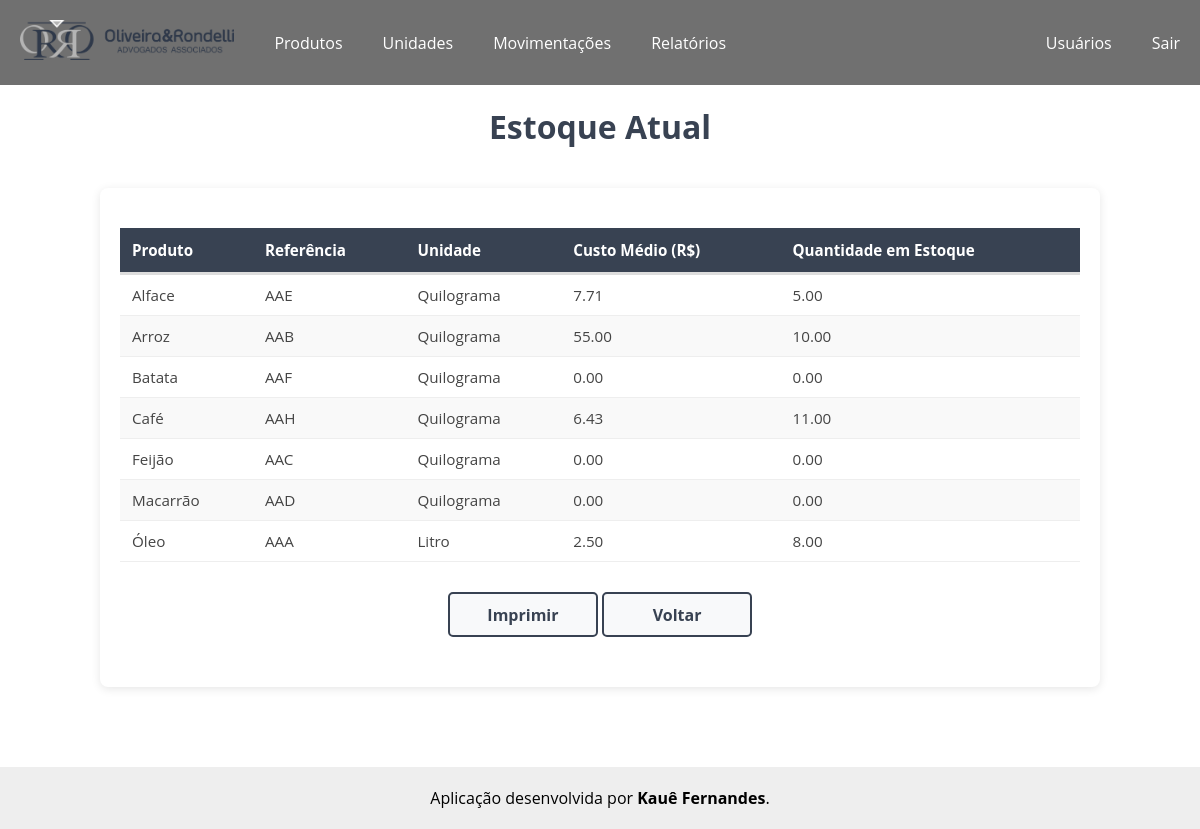
Page /relatorios/relatorio_estoque (signed in) on the earlier database version.
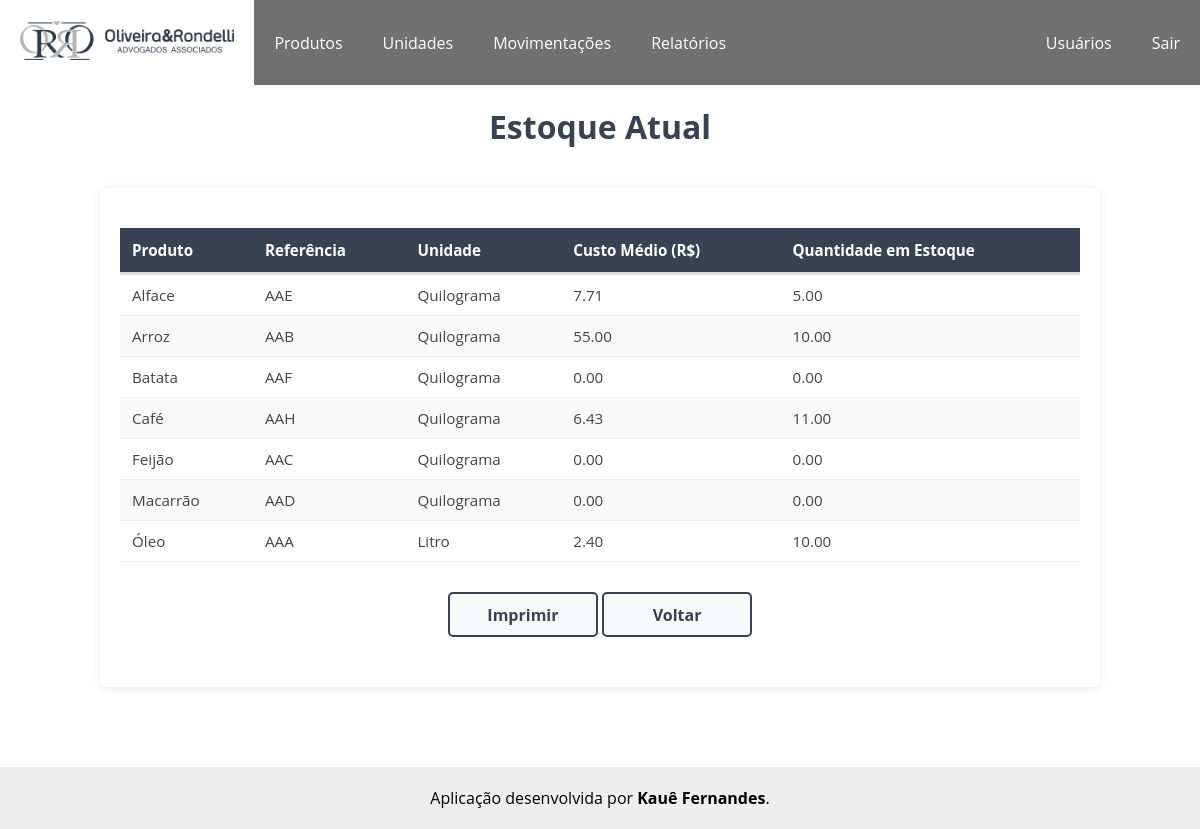
Same page on the later database version.
### produtos/models.py (models this page shows, shortened)
class Produtos(models.Model):
    pro_referencia = models.CharField('Referência', max_length=20, default='SEM-REF')                                                       # Referência do produto
    pro_descricao = models.TextField('Descrição')                                                                                           # Descrição do produto
    pro_unidade = models.ForeignKey(Unidades, on_delete=models.PROTECT, verbose_name='Unidade', default=1)                                  # Chave estrangeira referenciando a unidade da tabela Unidades
    pro_custo_medio = models.DecimalField('movimentacoes.Movimentacao', decimal_places=2, max_digits=10, default=0)                         # Custo médio
    pro_saldo = models.DecimalField('Saldo', decimal_places=2, max_digits=10, default=0)                                                    # Saldo do produto no estoque
    pro_data_adicionada = models.DateTimeField(auto_now_add=True)                                                                            # Data em que o produto foi adicionado
    pro_data_modificado = models.DateTimeField(auto_now=True)                                                                               # Data em que o produto foi modificado
    def custo_medio(self):
        from movimentacoes.models import Movimentacao
        entradas = Movimentacao.objects.filter(mov_produto=self, mov_tipo='E', mov_custo__gt=0)
        if not entradas.exists():
            return 0
        total_financeiro = 0
        total_quantidade = 0
        for movimentacao in entradas:
            total_financeiro += (movimentacao.mov_quantidade * movimentacao.mov_custo)
            total_quantidade += movimentacao.mov_quantidade
        if total_quantidade > 0:
            return total_financeiro / total_quantidade
        else:
            return 0
    class Meta:
        verbose_name = 'Produto'
        verbose_name_plural = 'Produtos'
        ordering = ['-pro_descricao']

class Unidades(models.Model):
    uni_nome = models.CharField('Nome', max_length=10)                  # Nome da unidade
    uni_sigla = models.CharField('Sigla', max_length=5)                 # Sigla da unidade
    uni_data_adicionada = models.DateTimeField(auto_now_add=True)       # Data em que a unidade foi adicionada
    uni_data_modificado = models.DateTimeField(auto_now=True)           # Data em que a unidade foi modificada
    def __str__(self):
        return self.uni_nome
    class Meta:
        verbose_name = 'Unidade'
        verbose_name_plural = 'Unidades'
        ordering = ['-uni_nome']

### movimentacoes/models.py (models this page shows, shortened)
class Movimentacao(models.Model):
    TIPO_MOVIMENTACAO = [
        ('E', 'Entrada'),
        ('S', 'Saída')
    ]
    mov_produto = models.ForeignKey(Produtos, on_delete=models.PROTECT, related_name='movimentacoes', verbose_name='Produto')   # Chave estrangeira referenciando o produto da tabela Produtos
    mov_usuario = models.ForeignKey(User, on_delete=models.PROTECT, verbose_name='Usuário')                                     # Chave estrangeira referenciando o usuário da tabela Usuários
    mov_quantidade = models.DecimalField('Quantidade relativa à Unidade de Medida', decimal_places=2, max_digits=10)                                     # Quantidade da movimentação
    mov_tipo = models.CharField('Tipo de Movimentação', max_length=1, choices=TIPO_MOVIMENTACAO)                                # Tipo da movimentação
    mov_saldo_movimento = models.IntegerField('Saldo no momento:', editable=False, null=True)                                   # Saldo do produto após movimentação
    mov_custo = models.DecimalField('Valor da Compra', max_digits=10, decimal_places=2, null=True, blank=True)                   # Preço do produto que está entrando
    mov_data_adicionada = models.DateTimeField(auto_now_add=True)                                                               # Data que foi adicionada
    class Meta:
        verbose_name = 'Movimentação'
        verbose_name_plural = 'Movimentações'
        ordering = ['-mov_data_adicionada']

### relatorios/views.py (the view)
# urls.py: path('relatorio_estoque', views.relatorio_estoque, name='relatorio_estoque'),                       # Adiciona o caminho para a tela do relatório do estoque
@login_required
def relatorio_estoque(request):
    produtos = Produtos.objects.all().order_by('pro_descricao')
    context = {'produtos': produtos}
    return render(request, 'relatorios/relatorio_estoque.html', context)

### relatorios/templates/relatorios/relatorio_estoque.html (shortened to what this page needs)
<!DOCTYPE html>
{% extends "core/base.html" %}
{% load static %}
    {% block extra_css %}
        <link rel="stylesheet" href="{% static 'css/relatorios.css' %}">
    {% endblock %}
    {% block content %}
    <h1>Estoque Atual</h1>
    <div class="container-relatorio">
        <table class="estoque">
            <thead>
                <tr>
                    <th>Produto</th>
                    <th>Referência</th>
                    <th>Unidade</th>
                    <th>Custo Médio (R$)</th>
                    <th>Quantidade em Estoque</th>
                </tr>
            </thead>
            <tbody>
                {% for produto in produtos %}
                <tr>
                    <td>{{ produto.pro_descricao }}</td>
                    <td>{{ produto.pro_referencia }}</td>
                    <td>{{ produto.pro_unidade }}</td>
                    <td>{{ produto.custo_medio|floatformat:2 }}</td>
                    <td>{{ produto.pro_saldo }}</td>
                </tr>
                {% empty %}
                <tr>
                    <td>Nenhum produto cadastrado.</td>
                </tr>
                {% endfor %}
            </tbody>
        </table>
        <div class="container-botao">
            <button class="botao-imprimir" onclick="window.print()">Imprimir</button>
            <a href="{% url 'relatorios' %}"><button class="botao-voltar">Voltar</button></a>
        </div>
    </div>
    {% endblock content %}

Differences in the rows shown:
changed Produtos "Óleo": custo_medio "2.50" → "2.40"; pro_saldo "8.00" → "10.00"
